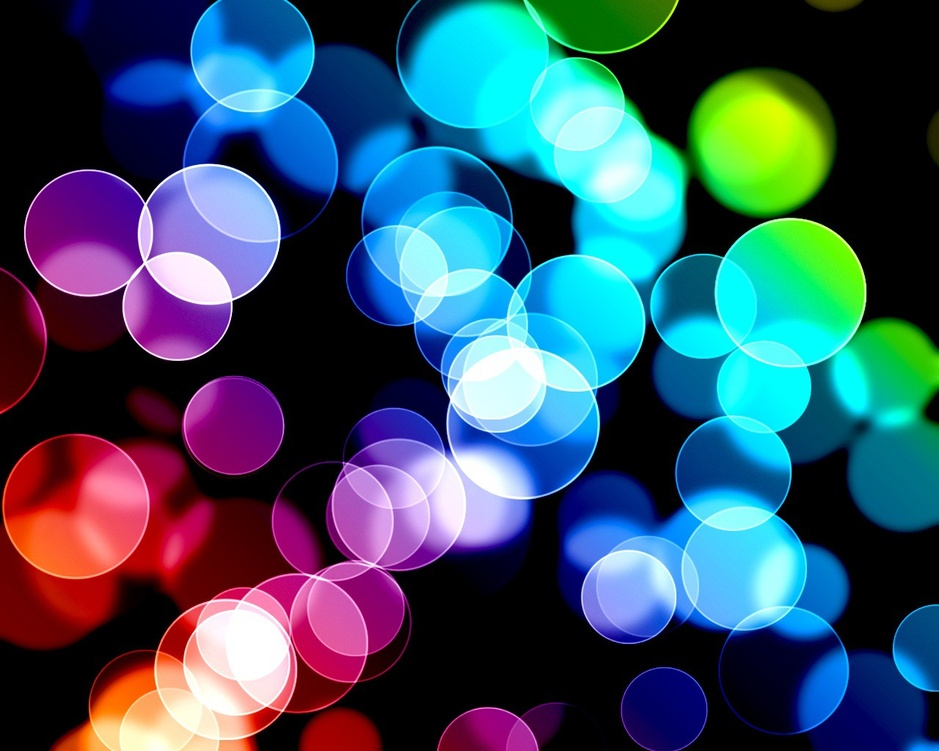
//> input picture Homework/Albert/JavaScript/BallAnimation/images/bubble.jpg, 939 x 751 px, shrunk from 1280 x 1024 before the run
$ ./main ../../../../Albert/JavaScript/BallAnimation/images/bubble.jpg   (built with g++ and OpenCV 4)
//> lines starting //> are read from the running program, lines starting //| are printed output that depends on the picture; after the words box and inside, x2 and y2 are one past the last pixel; in counts of white or black regions, pixels touching at a corner belong together
#include "opencv2/opencv.hpp"
#include <iostream>
using namespace cv;

Mat threshold(Mat image) {
    Mat thresholdImage(image.rows, image.cols, CV_8UC1);

    for (int x = 0; x < image.rows; x++)
    {
        for(int y = 0; y < image.cols; y++)
        {
            thresholdImage.at<uchar>(x, y) = (image.ptr<uchar>(x, y)[0] > 125) ? 255 : 0;
        }
    }
    return thresholdImage;
}

int main(int argc, char** argv) {
    if (argc != 2) {
        std::cout << "Error: Missing command line argumanets.\n\tUsage: ./CustomThreshold <image_path>" << std::endl;
        return -1;
    }

    Mat image = imread(argv[1], IMREAD_GRAYSCALE);
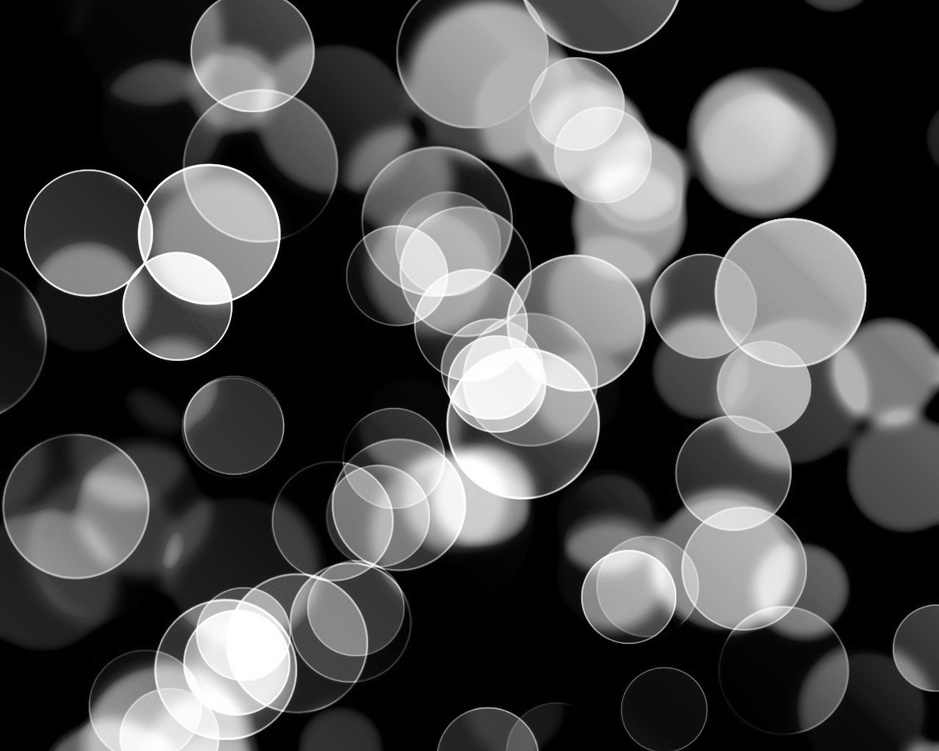
//> image: 751 rows x 939 cols, CV_8UC1; min 0, max 255, mean 77
    if (!image.data) {
        std::cout << "Image not found" << std::endl;
        return -1;
    }

    Mat thresholdImage = threshold(image);
//> after the loop in threshold, `for (int x = 0; x < image.rows; x++)`:
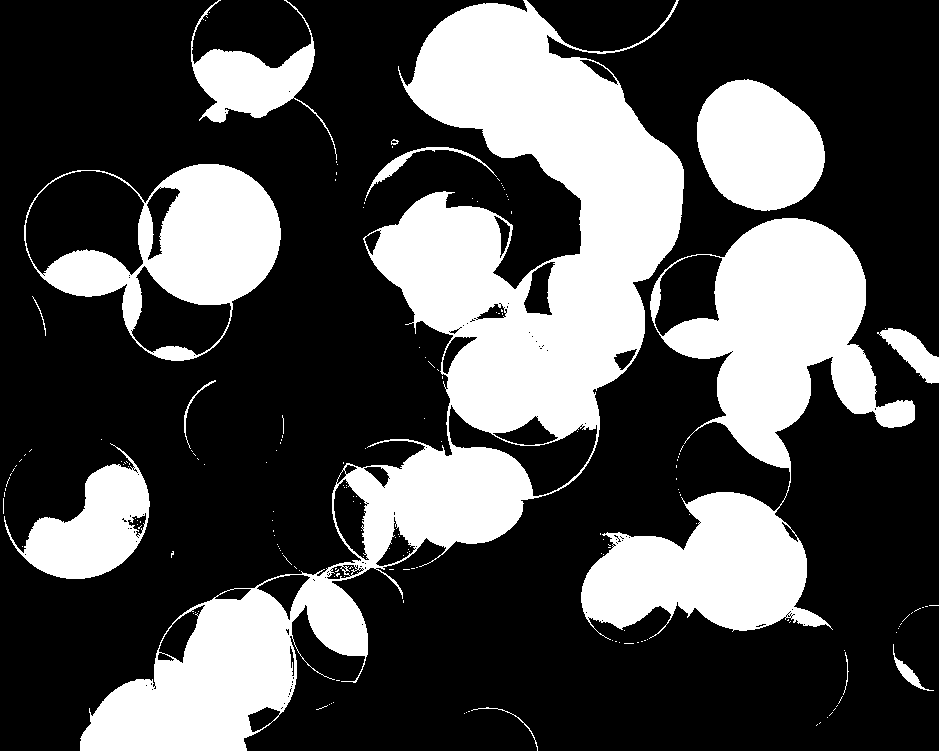
//> thresholdImage: 751 rows x 939 cols, CV_8UC1; 31.1% white; 182 white regions (168 under 20 px), largest, box (x1, y1, x2, y2) and area: (80, 0, 684, 751) 115585, (581, 218, 915, 640) 52733, (24, 164, 281, 361) 19751
    namedWindow("Custom threshold window", 1);
    imshow("Custom threshold window", thresholdImage);

    waitKey(0);
    return 0;
}
